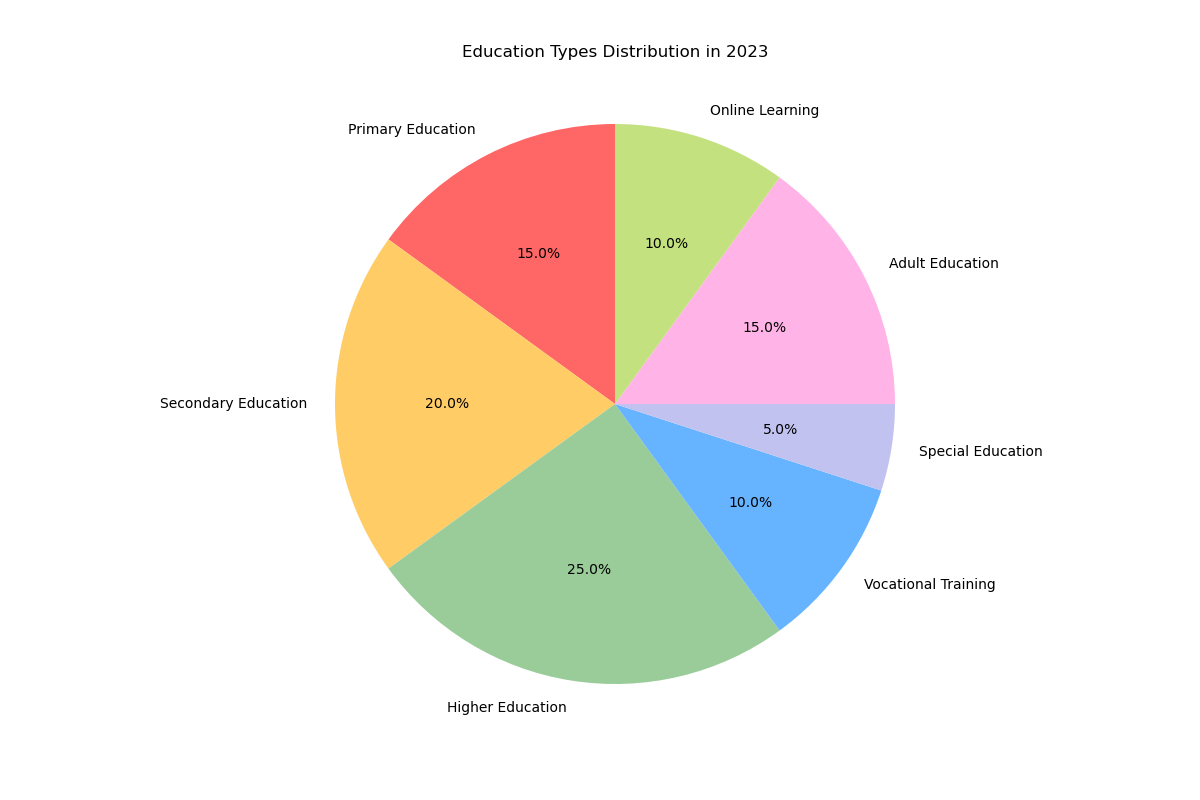

This figure's Python source:

import matplotlib.pyplot as plt

# Data for the chart
topics = ['Primary Education', 'Secondary Education', 'Higher Education', 'Vocational Training', 'Special Education', 'Adult Education', 'Online Learning']
percentages = [15, 20, 25, 10, 5, 15, 10]
colors = ['#ff6666', '#ffcc66', '#99cc99', '#66b3ff', '#c2c2f0', '#ffb3e6', '#c4e17f']

# Create a pie chart
plt.figure(figsize=(12, 8))  # Set the width and height of the chart
plt.pie(percentages, labels=topics, autopct='%1.1f%%', colors=colors, startangle=90)

plt.title('Education Types Distribution in 2023', y=1.05)  # Change the headline to match the topic and position it to avoid overlap
plt.axis('equal')  # Equal aspect ratio ensures that pie is drawn as a circle.

# Display the chart
plt.show()
